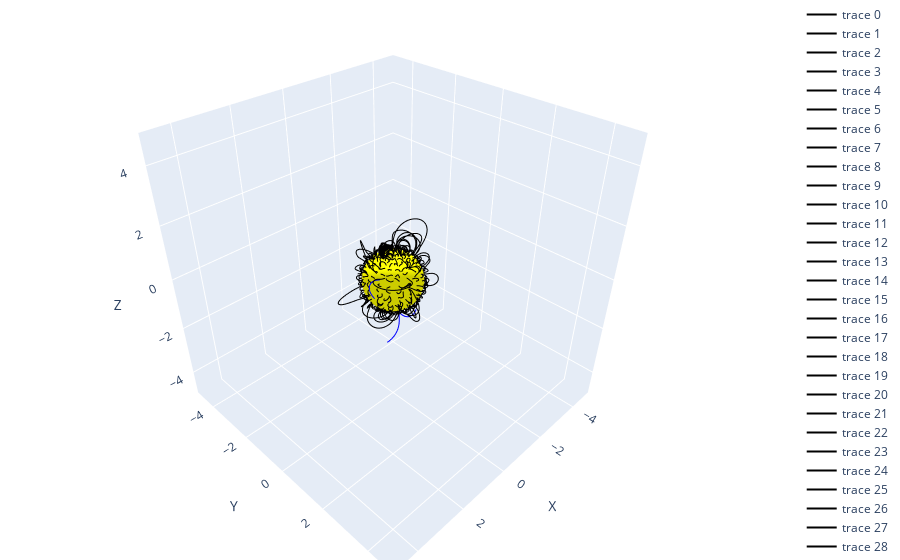

Notebook code for this chart:
### Code cell
vt.OUTER_BOUNDARY = 2.5
sh = vt.SHVisualizer(G, H)  
sh.visualize_field_lines(grid_density=20, r=1.1, closed_only=False)
